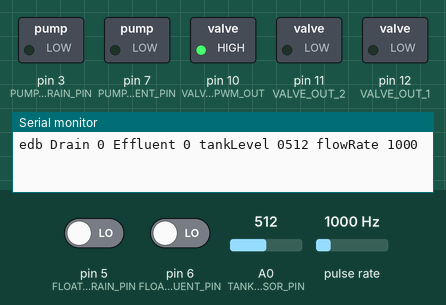
Bench run of a sketch on a simulated Arduino Uno, built with avr-gcc and run on an emulated ATmega328P. On the bench: switched loads named in the sketch (green lamp = pin HIGH), the last lines printed to the serial monitor. Wiring (inferred from the names in the program): pulse sensor: data pin 2. The test bench sets the inputs (shaded band); at power-on: pin 5 (FLOAT_DRAIN_PIN) LOW, pin 6 (FLOAT_EFFLUENT_PIN) LOW, A0 (TANK_LEVEL_SENSOR_PIN) = 512, pulse rate 1000 Hz.

Above: at 1.2 s.
1.3 s: pin 5 (FLOAT_DRAIN_PIN) driven HIGH
At 3.2 s:
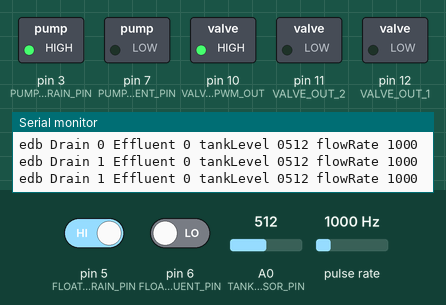
3.5 s: pin 6 (FLOAT_EFFLUENT_PIN) driven HIGH
At 4.7 s:
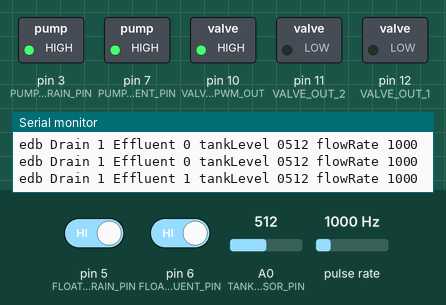
Timing chart, 0 to 6.5 s (numbered marks = the images above; inputs shaded):
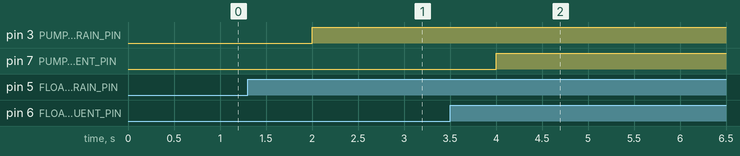

The sketch:

shared_plumbing_electronics.ino
```cpp
// Float switches
const int FLOAT_DRAIN_PIN = 5;
const int FLOAT_EFFLUENT_PIN = 6;

// Pumps (relay control)
const int PUMP_DRAIN_PIN = 3;
const int PUMP_EFFLUENT_PIN = 7;
//const int PUMP_TANK_OUT_PIN = 4; // declared but not used yet

// Analog water level sensor
const int TANK_LEVEL_SENSOR_PIN = A0;

// L298N valve control
const int VALVE_PWM_OUT = 10;
const int VALVE_OUT_1 = 12;
const int VALVE_OUT_2 = 11;


// Flow sensor
const int FLOW_SENSOR_PIN = 2;


// Analog water level sensor threshold values
const int WATER_LOW_THRESHOLD  = 300;  // below this → open valve
const int WATER_HIGH_THRESHOLD = 700;  // above this → close valve


// flow measurement variables
//volatile unsigned int pulseCount = 0;

volatile unsigned int pulseCount = 0;
volatile unsigned long lastPulseMicros = 0;

unsigned long lastMeasureTime = 0;
const unsigned long measureInterval = 1000; // 1000ms = 1s

float pulses;
int flowRate;

// comparison table of measured parameters
// this maps liters per minute to number of pulses
const float referenceTableOfFlows[11] = {0, 5.411, 12.50, 22.73, 31.65, 39.06, 46.30, 55.56, 64.10, 71.43, 80.65};

int counter = 0;
char serialBuffer[64];

int floatDrainState;
int floatEffluentState;


// Function definitions
void openValve() {
  digitalWrite(VALVE_OUT_2, HIGH);
  digitalWrite(VALVE_OUT_1, LOW);
}

void closeValve() {
  digitalWrite(VALVE_OUT_2, LOW);
  digitalWrite(VALVE_OUT_1, HIGH);
}

void stopValve() {
  digitalWrite(VALVE_OUT_1, LOW);
  digitalWrite(VALVE_OUT_2, LOW);
}

uint16_t readAdc(uint8_t channel) {
  // Select the channel (0-5 for A0-A5 on Uno)
  // Ensure previous channel bits are cleared first using a mask

  ADMUX = (ADMUX & 0xF0) | channel;


  // Start the conversion by setting the ADSC bit
  ADCSRA |= (1 << ADSC);

  // Wait for the conversion to complete
  while (ADCSRA & (1 << ADSC));

  return ADCL | (ADCH << 8);

}


bool drainRunningForTheFirstTime = 1;
bool effluentRunningForTheFirstTime = 1;

void setup() {
  pinMode(FLOAT_DRAIN_PIN, INPUT);
  pinMode(FLOAT_EFFLUENT_PIN, INPUT);

  pinMode(PUMP_DRAIN_PIN, OUTPUT);
  pinMode(PUMP_EFFLUENT_PIN, OUTPUT);

  analogWrite(VALVE_PWM_OUT, 255); // 50% duty

  pinMode(VALVE_OUT_1, OUTPUT);
  pinMode(VALVE_OUT_2, OUTPUT);

  pinMode(FLOW_SENSOR_PIN, INPUT_PULLUP);

  // Ensure everything is off at startup
  digitalWrite(PUMP_DRAIN_PIN, LOW);
  digitalWrite(PUMP_EFFLUENT_PIN, LOW);


  stopValve();

  Serial.begin(115200);

  attachInterrupt(digitalPinToInterrupt(FLOW_SENSOR_PIN), flowPulseISR, FALLING);
  interrupts();

  lastMeasureTime = millis();


  // ADCSRA:
  // ADEN set to 1 -> Enable ADC
  // ADPS2, ADPS1, ADPS0 set to 1, 1, 1 -> Prescaler of 128 (16MHz/128 = 125kHz ADC clock)
  ADCSRA |= (1 << ADEN);
  ADCSRA |= (1 << ADPS2) | (1 << ADPS1) | (1 << ADPS0);


  // ADMUX:
  // REFS0 set to 1, REFS1 set to 0 -> AVcc as reference (default 5V on Uno)
  // ADLAR set to 0 -> right adjust result (read ADCL then ADCH)
  ADMUX |= (1 << REFS0);
  delay(1);

  openValve();


}

unsigned long effluentPumpTurnOnTime = 0;
unsigned long drainPumpTurnOnTime = 0;

bool drainPumpOn = 0;
bool effluentPumpOn = 0;

unsigned long now;

unsigned long motorSampleTime = 0;

#define OPEN 1
#define CLOSE -1
#define STOP 0

#define GOAL_FLOWRATE 150

int motorDirection = STOP;

void loop() {
  motorSampleTime = millis();
  // set the default behavior
  motorDirection = STOP;
  if(millis() - motorSampleTime > 100){
    if(abs(flowRate - GOAL_FLOWRATE) > 20){
      // we wanna open or close the valve
      if(flowRate > 150){
        motorDirection = CLOSE;
      }else
        motorDirection = OPEN;
    }
    motorSampleTime = millis();
  }

  switch(motorDirection){
    case(STOP):
      stopValve();
      break;
    case(OPEN):
      openValve();
      break;
    case(CLOSE):
      closeValve();
      break;
  }


  now = millis();

  // deal with the overflow case
  if(now < lastMeasureTime){
    lastMeasureTime = 0;
  }

  if (now - lastMeasureTime >= measureInterval) {
    // Temporarily disable interrupt while reading shared variable
    noInterrupts();
    flowRate = pulseCount;
    pulseCount = 0;
    interrupts();
    lastMeasureTime = now;

    /*
    // Calculate flowRate
    flowRate = 0.0;
    for (int i = 1; i < 11; i++){
      if(pulses > referenceTableOfFlows[i - 1] && pulses < referenceTableOfFlows[i]){
        // now extrapolate here
        flowRate = i + (pulses - referenceTableOfFlows[i - 1] ) / (referenceTableOfFlows[i] - referenceTableOfFlows[i - 1]);
      }
    }
    */
    // this goes around the actual flow rate calculation


    // ---- FLOAT SWITCH → PUMP CONTROL ----

     // I want to replace these reads and writes with register level operations
    floatDrainState = digitalRead(FLOAT_DRAIN_PIN);
    if(floatDrainState == HIGH){
      drainRunningForTheFirstTime = 0;
      drainPumpTurnOnTime = millis();
    }

    if((millis() - drainPumpTurnOnTime) < 30000 && drainRunningForTheFirstTime == 0){
      digitalWrite(PUMP_DRAIN_PIN, HIGH);
    }else{
      digitalWrite(PUMP_DRAIN_PIN, LOW);
    }

    floatEffluentState = digitalRead(FLOAT_EFFLUENT_PIN);
    if(floatEffluentState == HIGH){
      effluentRunningForTheFirstTime = 0;
      effluentPumpTurnOnTime = millis();
    }

    if((millis() - effluentPumpTurnOnTime) < 10000 && effluentRunningForTheFirstTime == 0){
      digitalWrite(PUMP_EFFLUENT_PIN, HIGH);
    }else{
      digitalWrite(PUMP_EFFLUENT_PIN, LOW);
    }


    // reads all PORTD input bits at once (port D is pins 0 to 7)
    /*uint8_t portD = PIND;
    PORTD = PORTD & ~((1 << PD7) | (1 << PD3)); // clear pump bits
    PORTD = PORTD | ((portD & (1 << PD5)) ? (1 << PD7) : 0);
    PORTD = PORTD | ((portD & (1 << PD6)) ? (1 << PD3) : 0);
    */


    // ---- READ ANALOG WATER LEVEL ----
    //int tankLevel = analogRead(TANK_LEVEL_SENSOR_PIN);
    int tankLevel = readAdc(0);

    /*

    // ---- VALVE CONTROL BASED ON WATER LEVEL ----
    if (tankLevel < WATER_LOW_THRESHOLD) {
      openValve();
    }
    else if (tankLevel > WATER_HIGH_THRESHOLD) {
      closeValve();
    }
    else {
      stopValve(); // dead-band zone
    }
    */

        // For the practical benefit that we could print every second, which is the same frequency
    // as the flowRate calculation frequency, I will print the variables right here.

    // Variables to be printed: floatDrainState floatEffluentState tankLevel flowRate
    // floatDrainState is 1 or 0
    // float EffluentState is 1 or 0
    // tankLevel is in 0-1023
    // flowRate is a float between 0.0 and 100.0

    // every so often we want to print

    // edbDrain 1|0 edbEffluent 1|0 tankLevel 0-1023 flowRate 0.0-1023.0
    // the first word will identify which Arduino this is

    snprintf(
      serialBuffer,
      sizeof(serialBuffer),
      "edb Drain %d Effluent %d tankLevel %04d flowRate %04d\n",
      floatDrainState,
      floatEffluentState,
      tankLevel,
      flowRate
    );

    for(int i = 0; i < strlen(serialBuffer); i++){
      while (!(UCSR0A & (1 << UDRE0)));  // wait until UART ready
      UDR0 = serialBuffer[i];            // send byte
    }

  }


}


void flowPulseISR() {

  /*
  unsigned long now = micros();
  if (now - lastPulseMicros > 100) {
    pulseCount++;
    lastPulseMicros = now;
  }
  */

  pulseCount++;
}
```

Measured:
- after the input at 1.3 s, pin 3 (PUMP_DRAIN_PIN): LOW → HIGH after 0.70 s
- after the input at 3.5 s, pin 7 (PUMP_EFFLUENT_PIN): LOW → HIGH after 0.50 s
